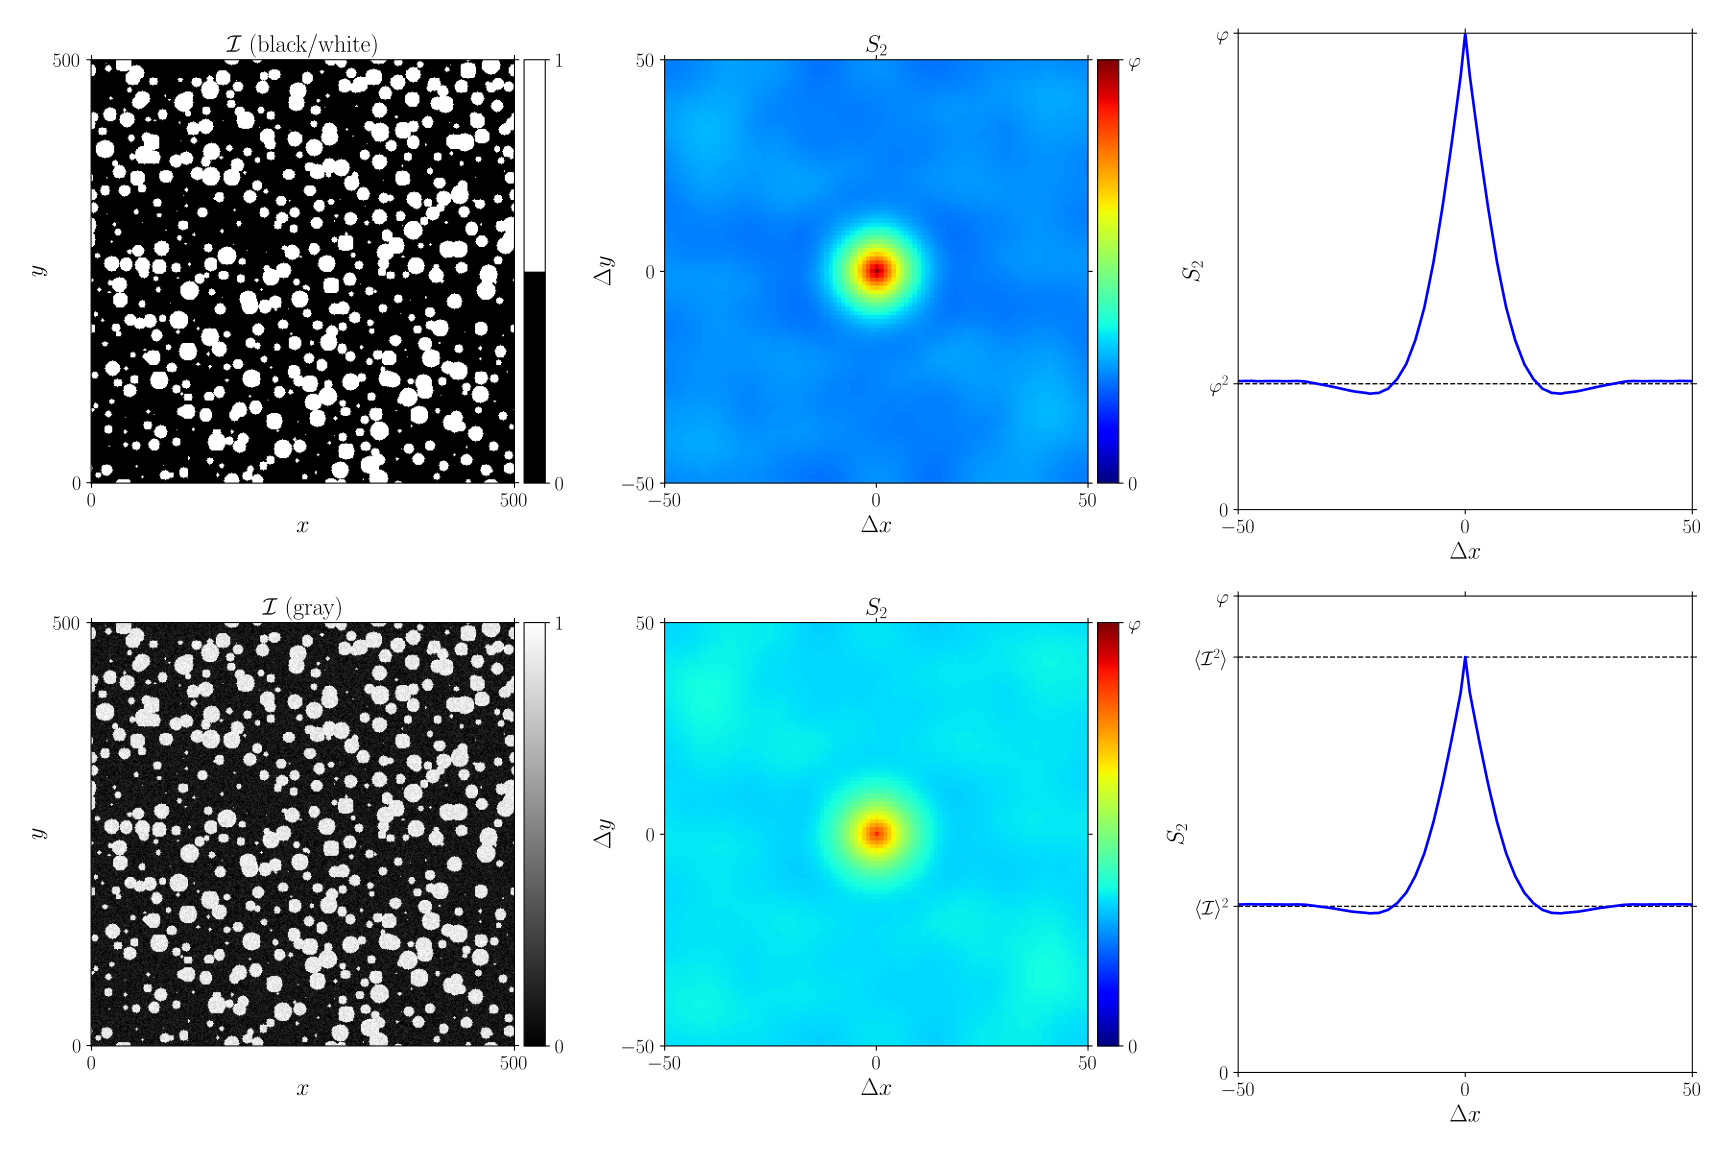

Source code (Python):
r'''
    Plot and/or check.

Usage:
    script [options]

Options:
    -s, --save      Save output for later check.
    -c, --check     Check against earlier results.
    -p, --plot      Plot.
    -h, --help      Show this help.
'''

# <snippet>
import numpy as np
import GooseEYE

# binary image + correlation
# --------------------------

# generate image, extract 'volume-fraction' for plotting
I = GooseEYE.dummy_circles((500, 500))
phi = np.mean(I)

# 2-point probability
S2 = GooseEYE.S2((101, 101), I, I)

# grey image + correlation
# ------------------------

# noise
noise = 0.1 * (2.0 * GooseEYE.random.random(I.shape) - 1.0)

# grey-scale image
Igr = np.array(I, copy=True).astype(np.float)
Igr = (Igr + 0.1) / 1.2 + noise

# 2-point correlation ('auto-correlation')
S2gr = GooseEYE.S2((101, 101), Igr, Igr)

# correlation bounds: mean intensity squared and mean of the intensity squared
Iav_sq = np.mean(Igr) ** 2.0
Isq_av = np.mean(Igr ** 2.0)
# </snippet>

if __name__ == '__main__':

    import docopt

    args = docopt.docopt(__doc__)

    if args['--save']:

        import h5py

        with h5py.File('S2_autocorrelation.h5', 'w') as data:
            data['I'] = I
            data['S2'] = S2
            data['Igr'] = Igr
            data['S2gr'] = S2gr

    if args['--check']:

        import h5py

        with h5py.File('S2_autocorrelation.h5', 'r') as data:
            assert np.all(np.equal(data['I'][...], I))
            assert np.allclose(data['S2'][...], S2)
            assert np.allclose(data['Igr'][...], Igr)
            assert np.allclose(data['S2gr'][...], S2gr)

    if args['--plot']:

        import matplotlib.pyplot as plt
        import matplotlib as mpl
        import matplotlib.cm as cm
        from mpl_toolkits.axes_grid1 import make_axes_locatable

        try:
            plt.style.use(['goose', 'goose-latex'])
        except:
            pass

        fig, axes = plt.subplots(figsize=(18, 12), nrows=2, ncols=3)

        ax = axes[0, 0]
        im = ax.imshow(I, clim=(0, 1), cmap=mpl.colors.ListedColormap(cm.gray([0, 255])))
        ax.xaxis.set_ticks([0, 500])
        ax.yaxis.set_ticks([0, 500])
        ax.set_xlabel(r'$x$')
        ax.set_ylabel(r'$y$')
        ax.set_title (r'$\mathcal{I}$ (black/white)')
        div = make_axes_locatable(ax)
        cax = div.append_axes("right", size="5%", pad=0.1)
        cbar = plt.colorbar(im, cax=cax)
        cbar.set_ticks([0, 1])

        ax = axes[0, 1]
        im = ax.imshow(S2, clim=(0, phi), cmap='jet', extent=(-50, 50, -50, 50))
        ax.xaxis.set_ticks([-50, 0, +50])
        ax.yaxis.set_ticks([-50, 0, +50])
        ax.set_xlabel(r'$\Delta x$')
        ax.set_ylabel(r'$\Delta y$')
        ax.set_title (r'$S_2$')
        div = make_axes_locatable(ax)
        cax = div.append_axes("right", size="5%", pad=0.1)
        cbar = plt.colorbar(im, cax=cax)
        cbar.set_ticks([0 , phi])
        cbar.set_ticklabels(['0', r'$\varphi$'])

        ax = axes[0, 2]
        ax.plot([-50, 50], [phi ** 2.0, phi ** 2.0], color='k', linestyle='--', linewidth=1)
        ax.plot(np.arange(-50, 51), S2[50, :], color='b')
        ax.xaxis.set_ticks([-50, 0, +50])
        ax.yaxis.set_ticks([0, phi ** 2.0, phi])
        ax.yaxis.set_ticklabels([0, r'$\varphi^2$', r'$\varphi$'])
        ax.set_xlim([-50, +50])
        ax.set_ylim([0, phi])
        ax.set_xlabel(r'$\Delta x$')
        ax.set_ylabel(r'$S_2$')

        ax = axes[1, 0]
        im = ax.imshow(Igr, clim=(0, 1), cmap='gray')
        ax.xaxis.set_ticks([0, 500])
        ax.yaxis.set_ticks([0, 500])
        ax.set_xlabel(r'$x$')
        ax.set_ylabel(r'$y$')
        ax.set_title (r'$\mathcal{I}$ (gray)')
        div = make_axes_locatable(ax)
        cax = div.append_axes("right", size="5%", pad=0.1)
        cbar = plt.colorbar(im, cax=cax)
        cbar.set_ticks([0, 1])

        ax = axes[1, 1]
        im = ax.imshow(S2gr, clim=(0, phi), cmap='jet', extent=(-50, 50, -50, 50))
        ax.xaxis.set_ticks([-50, 0, +50])
        ax.yaxis.set_ticks([-50, 0, +50])
        ax.set_xlabel(r'$\Delta x$')
        ax.set_ylabel(r'$\Delta y$')
        ax.set_title (r'$S_2$')
        div = make_axes_locatable(ax)
        cax = div.append_axes("right", size="5%", pad=0.1)
        cbar = plt.colorbar(im, cax=cax)
        cbar.set_ticks([0, phi])
        cbar.set_ticklabels(['0', r'$\varphi$'])

        ax = axes[1, 2]
        ax.plot([-50, 50], [Iav_sq, Iav_sq], color='k', linestyle='--', linewidth=1)
        ax.plot([-50, 50], [Isq_av, Isq_av], color='k', linestyle='--', linewidth=1)
        ax.plot(np.arange(-50, 51), S2gr[50, :], color='b')
        ax.xaxis.set_ticks([-50, 0, +50])
        ax.yaxis.set_ticks([0, Iav_sq, Isq_av, phi])
        ax.yaxis.set_ticklabels([0, r'$\langle \mathcal{I} \rangle^2$', r'$\langle \mathcal{I}^2 \rangle$', r'$\varphi$'])
        ax.set_xlim([-50, +50])
        ax.set_ylim([0, phi])
        ax.set_xlabel(r'$\Delta x$')
        ax.set_ylabel(r'$S_2$')

        plt.savefig('S2_autocorrelation.svg')
